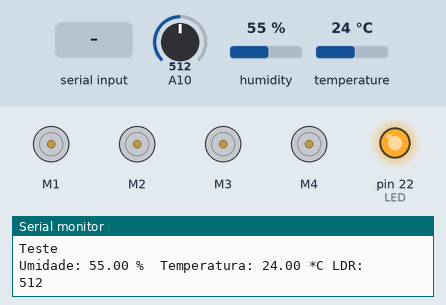
Simulated run of this sketch. Board: Arduino Mega 2560, built with avr-gcc and run on an emulated ATmega2560. Parts: 4 × DC motor (green arrow = forward, orange = backward, longer = faster), output pins drawn as LEDs (lit = HIGH), the last lines printed to the serial monitor. Inputs (shaded band) come from the test bench; at power-on: A10 = 512, humidity 55 %, temperature 24 °C.

Above: at 1.2 s.
1.3 s: "A90\n" received over the second serial link
At 2.5 s:
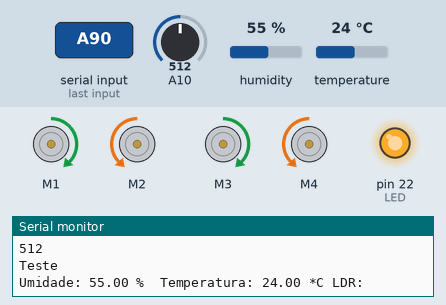
2.8 s: "B90\n" received over the second serial link
At 3.7 s:
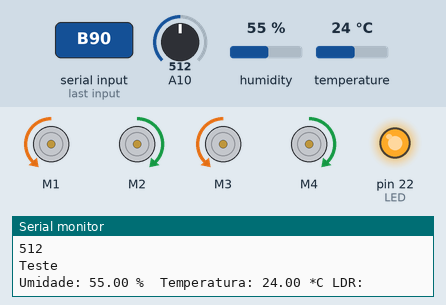
4.3 s: "B,45\n" received over the second serial link
At 4.8 s:
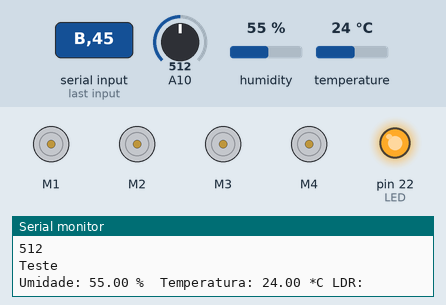
5.8 s: "C90\n" received over the second serial link
At 7.0 s:
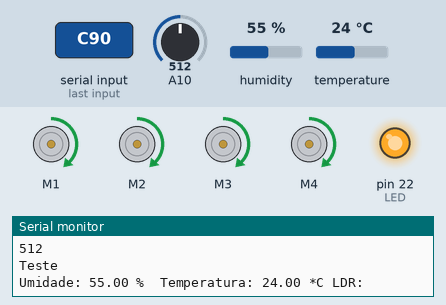
7.3 s: "D90\n" received over the second serial link
At 8.4 s:
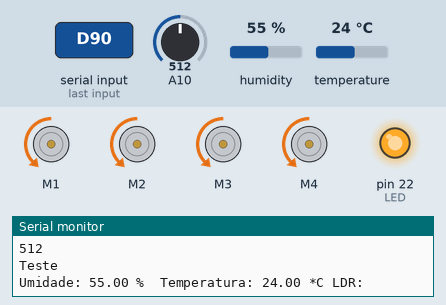
8.8 s: A10 set to 111
14.9 s: A10 set to 89
Timing chart, 0 to 17.9 s (numbered marks = the images above; inputs shaded):
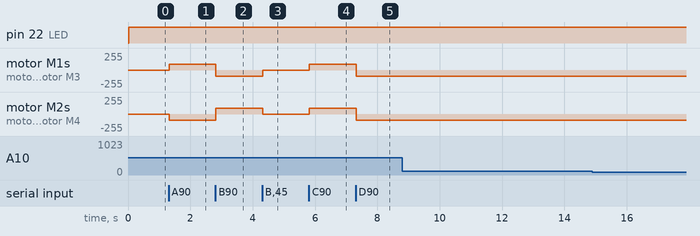

The sketch:

robo.ino
```cpp
#include <AFMotor.h>
#include <DHT.h>

#define DHTPIN 24
#define DHTTYPE DHT11
#define LED 22

DHT dht(DHTPIN, DHTTYPE);

float umidade;
float temperatura;
int ldrValue;

class Robo {

  char comando;
  int velocidade;
  AF_DCMotor *rodaDD; //Dianteira Direita
  AF_DCMotor *rodaDE; //Dianteira Esquerda
  AF_DCMotor *rodaTD; //Traseira Direita
  AF_DCMotor *rodaTE; //Traseira Esquerda

  public:
    Robo(char, int, int, int, int, int);
    void setComando(char _comando){
      this->comando = toupper(_comando);
    };
    char getComando(){
      return comando;
    };
    void setVelocidade(int _velocidade){
      this->velocidade = _velocidade;
    };
    int getVelocidade(){
      return velocidade;
    };
    void definirVelocidade(){
      //rodaDD->setSpeed(this->velocidade);
      //rodaDE->setSpeed(this->velocidade > 50 ? this->velocidade - 50: this->velocidade);
      //rodaTD->setSpeed(this->velocidade > 50 ? this->velocidade - 50: this->velocidade);
      //rodaTE->setSpeed(this->velocidade > 50 ? this->velocidade - 50: this->velocidade);
      rodaDD->setSpeed(this->velocidade);
      rodaDE->setSpeed(this->velocidade );
      rodaTD->setSpeed(this->velocidade );
      rodaTE->setSpeed(this->velocidade );
    };
    void virarAEsquerda(){
      definirVelocidade();
      // rodas esquerdas param
      rodaDD->run(FORWARD);
      rodaDE->run(BACKWARD);
      rodaTD->run(FORWARD);
      rodaTE->run(BACKWARD);
      Serial.write("Virando a esquerda");
    }
    void virarADireita(){
      definirVelocidade();
      // rodas direitas param
      rodaDD->run(BACKWARD);
      rodaDE->run(FORWARD);
      rodaTD->run(BACKWARD);
      rodaTE->run(FORWARD);
      Serial.write("Virando a direita");
    }
    void pararRobo(){
      // para todas as rodas
      rodaDD->run(RELEASE);
      rodaDE->run(RELEASE);
      rodaTD->run(RELEASE);
      rodaTE->run(RELEASE);
      definirVelocidade();
      Serial.write("Parando robo");
    }
    void moverParaFrente(){
      // aciona todas as rodas
      definirVelocidade();

      rodaDD->run(FORWARD);
      rodaDE->run(FORWARD);
      rodaTD->run(FORWARD);
      rodaTE->run(FORWARD);
      Serial.write("Andando para frente");
    }
    void moverParaTras(){
      // aciona todas as rodas
      definirVelocidade();
      rodaDD->run(BACKWARD);
      rodaDE->run(BACKWARD);
      rodaTD->run(BACKWARD);
      rodaTE->run(BACKWARD);
      Serial.write("Andando para tras");
    }
};

Robo::Robo(char _comando, int _velocidade, int _rodaDD, int _rodaDE, int _rodaTD, int _rodaTE) {
  comando = _comando;
  velocidade = _velocidade;
  rodaDD = new AF_DCMotor(_rodaDD);
  rodaDE = new AF_DCMotor(_rodaDE);
  rodaTD = new AF_DCMotor(_rodaTD);
  rodaTE = new AF_DCMotor(_rodaTE);
}

Robo *curtoCircuito = new Robo('z', 255, 1, 2, 3, 4);

long previousMillis = 0;

long interval = 1000;

void setup()
{
  //Inicia a serial do bluetooth
  Serial1.begin(9600);

  //Inicia a serial
  Serial.begin(9600);

  //Inicia o dht
  dht.begin();

  //Definindo pinMode do LED
  pinMode(LED, OUTPUT);
}
void lerDht(){

  // Reading temperature or humidity takes about 250 milliseconds!
  // Sensor readings may also be up to 2 seconds 'old' (its a very slow sensor)
  umidade = dht.readHumidity();
  // Read temperature as Celsius (the default)
  temperatura = dht.readTemperature();
  // Read temperature as Fahrenheit (isFahrenheit = true)

  // Check if any reads failed and exit early (to try again).
  if (isnan(umidade) || isnan(temperatura)) {
    Serial.println("Failed to read from DHT sensor!");
    return;
  }

  Serial.print("Umidade: ");
  Serial.print(umidade);
  Serial.print(" %\t");
  Serial.print("Temperatura: ");
  Serial.print(temperatura);
  Serial.print(" *C ");
}
void acionarLed(){
  digitalWrite(LED, HIGH);
}
void lerLdr(){
  // read the input on analog pin 0:
  ldrValue = analogRead(A10);
  // print out the value you read:
  Serial.println("LDR:");
  Serial.println(ldrValue);
}

void enviarDadosDhtLdr(){

}

String receberDadosBluetooth(){
  char caractere = ' ';
  String retornoCompleto = "";
  while(Serial1.available()){
    caractere = (char) Serial1.read();
    retornoCompleto.concat(caractere);
  }

  return retornoCompleto;
}

int extrairVelocidade(String comando){
  int velocidade = (comando.substring(1)).toInt();
  return velocidade;
}

void iniciarControleRobo(){
  unsigned long currentMillis = millis();

  if(Serial1.available()){
    String comando = receberDadosBluetooth();
    int velocidade = extrairVelocidade(comando);

    curtoCircuito->setComando(comando.charAt(0));
    curtoCircuito->setVelocidade(velocidade);

    switch(curtoCircuito->getComando()){
       case 'A':
          if(currentMillis - previousMillis > interval) {
            curtoCircuito->virarAEsquerda();
            previousMillis = currentMillis;
          }
          break;
       case 'B':
          if(currentMillis - previousMillis > interval) {
            curtoCircuito->virarADireita();
            previousMillis = currentMillis;
          }
          break;
       case 'C':
          if(currentMillis - previousMillis > interval) {
            curtoCircuito->moverParaFrente();
            previousMillis = currentMillis;
          }
          break;
       case 'D':
          if(currentMillis - previousMillis > interval) {
            curtoCircuito->moverParaTras();
            previousMillis = currentMillis;
          }
          break;
       case 'E':
          if(currentMillis - previousMillis > interval) {
            curtoCircuito->pararRobo();
            previousMillis = currentMillis;
          }
          break;
      }
  }
}
void loop() {

  //Inicia o controle do robô
  iniciarControleRobo();

  //Lendo umidade, temperatura e luminosidade
  lerDht();

  //Acionando led
  acionarLed();

  //Lendo Ldr
  lerLdr();

  //Enviando dados ao aplicativo
  Serial.println("Teste");
  String dado = "";
  dado.concat("T");
  dado.concat(temperatura);
  dado.concat("U");
  dado.concat(umidade);
  dado.concat("L");
  dado.concat(ldrValue);
  for(int indice = 0; dado.length() < indice; indice++){
    if(Serial1.available()){
      Serial1.write(dado.charAt(indice));
    }
    if(Serial.available()){
      Serial.write(dado.charAt(indice));
    }
  }
}
```

Measured:
- after the input at 1.3 s, motor M1, motor M3: stopped → forward 90/255 at once; motor M2, motor M4: stopped → backward 90/255 at once
- after the input at 2.8 s, motor M1, motor M3: forward 90/255 → backward 90/255 at once; motor M2, motor M4: backward 90/255 → forward 90/255 at once
- after the input at 4.3 s, motor M1, motor M3: backward 90/255 → stopped at once; motor M2, motor M4: forward 90/255 → stopped at once
- after the input at 5.8 s, motor M1–4: stopped → forward 90/255 at once
- after the input at 7.3 s, motor M1–4: forward 90/255 → backward 90/255 at once
